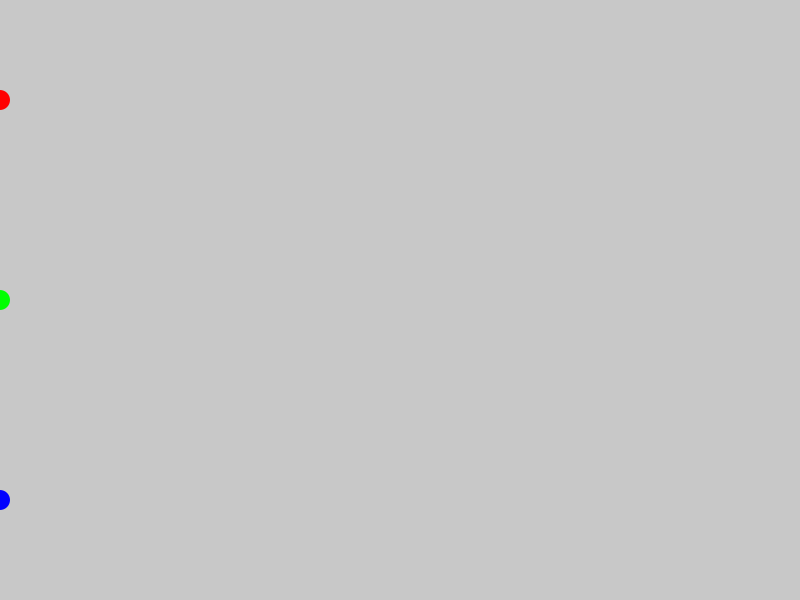
Frame 1 (no input)
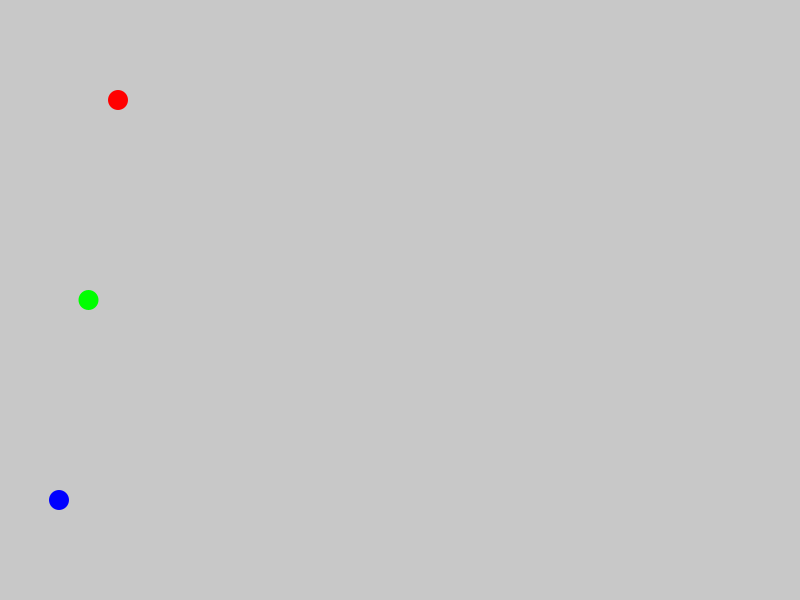
Frame 60 (the mouse pressed at the canvas centre just before this capture)
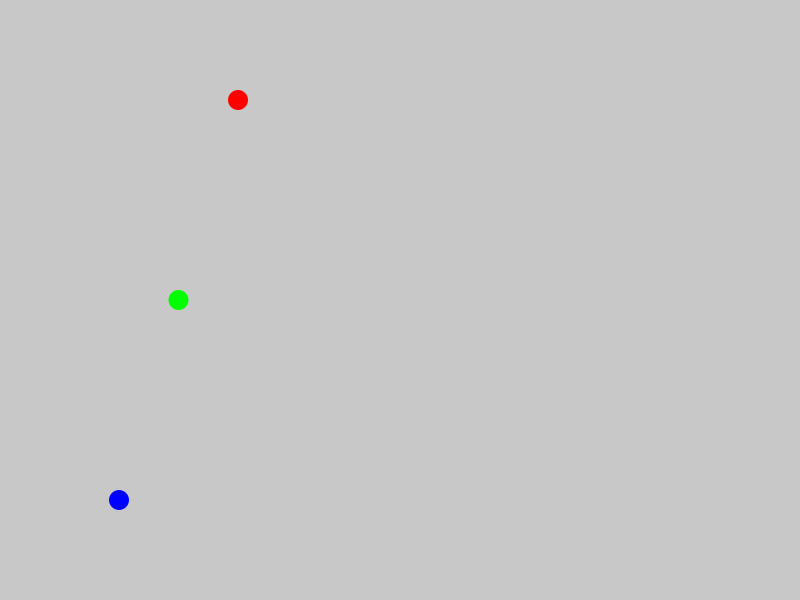
Frame 120 (the mouse held since frame 60 and released just before this capture)

The Processing sketch that drew these frames (run headless with seeded random() and noise(); from frame 60 on, the mouse is pressed at the canvas centre):

// Processing sketch: variaveis_int_float
// ── variaveis_int_float.pde
float circleX = 0;
int circleY = 0;
int circleZ = 0;

void setup() {
  //background(0);
  size(800, 600);
}

void draw() {
  background(200);

  noStroke();
  fill(0, 255, 0);
  ellipse(circleX, 300, 20, 20); 
  circleX += 1.5;
  
  fill(255, 0, 0);
  ellipse(circleY, 100, 20, 20);
  circleY += 2;
  
  fill(0, 0, 255);
  ellipse(circleZ, 500, 20, 20);
  circleZ += 1;
}
